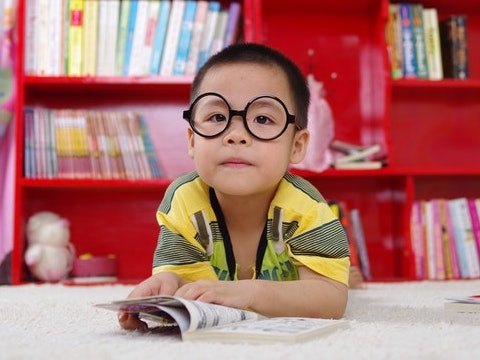
//> input picture Image_Annotation/Images/boy.jpg, 480 x 360 px
$ ./ellipse   (built with g++ and OpenCV 4)
//> lines starting //> are read from the running program, lines starting //| are printed output that depends on the picture; after the words box and inside, x2 and y2 are one past the last pixel; in counts of white or black regions, pixels touching at a corner belong together
#include<iostream>
#include<string>

#include <opencv2/core.hpp>
#include <opencv2/imgproc.hpp>
#include <opencv2/highgui.hpp>

int main() {
	const std::string Image_Name("boy.jpg");
	cv::Mat Image = cv::imread(Image_Name, cv::IMREAD_COLOR);
//> Image is the input picture: 360 rows x 480 cols, CV_8UC3; mean B, G, R 111.8, 115.3, 174.3
	cv::Point Center{250, 125};
	cv::Size Axes{ 100, 50 }; /* Generally half of the size of center*/
	double Angle_1 = 0; /* Rotation angle in degress */
	double Angle_2 = 90;
	double Start_Angle = 0;
	double End_Angle = 90;
	cv::Scalar B_Color = { 255, 0, 0 };
	cv::Scalar G_Color = { 0, 255, 0 };

	int Thickness = 1;

	cv::namedWindow(Image_Name);
	for (int i = 0; i < 4; i++) {
		cv::ellipse(Image, Center, Axes, Angle_1, Start_Angle, End_Angle,
			B_Color, 3, cv::LINE_AA);
		cv::ellipse(Image, Center, Axes, Angle_2, Start_Angle, End_Angle,
			G_Color, -2, cv::LINE_AA);
		//Increment every 90 degree
		End_Angle += 90;
		cv::imshow(Image_Name, Image);
		cv::waitKey(0);
	}
//> this loop made 4 passes
//> pass 1, `cv::imshow(Image_Name, Image);`:
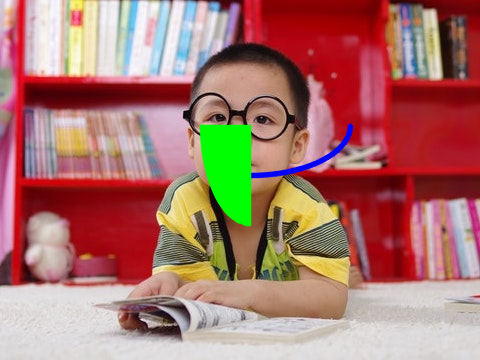
//> window 'boy.jpg': 360 rows x 480 cols, CV_8UC3; mean B, G, R 109.9, 118, 169.4
//> pass 2, `cv::imshow(Image_Name, Image);`:
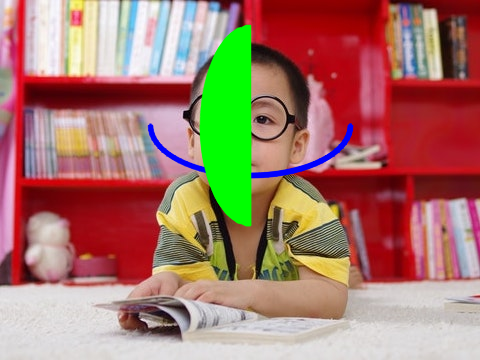
//> window 'boy.jpg': 360 rows x 480 cols, CV_8UC3; mean B, G, R 107.7, 121.1, 165.4
//> after the loop:
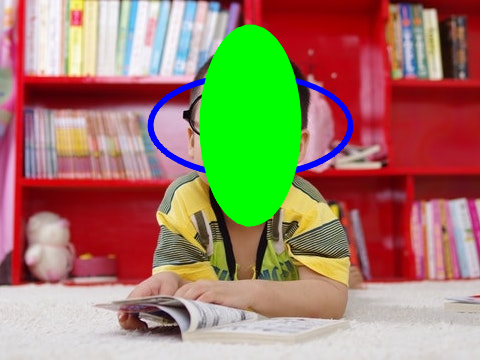
//> Image: 360 rows x 480 cols, CV_8UC3; 10.65% of pixels changed, all inside (x1, y1, x2, y2) = (147, 24, 354, 227)
//> after the loop, End_Angle = 450
	cv::destroyAllWindows();
	return 0;
}
